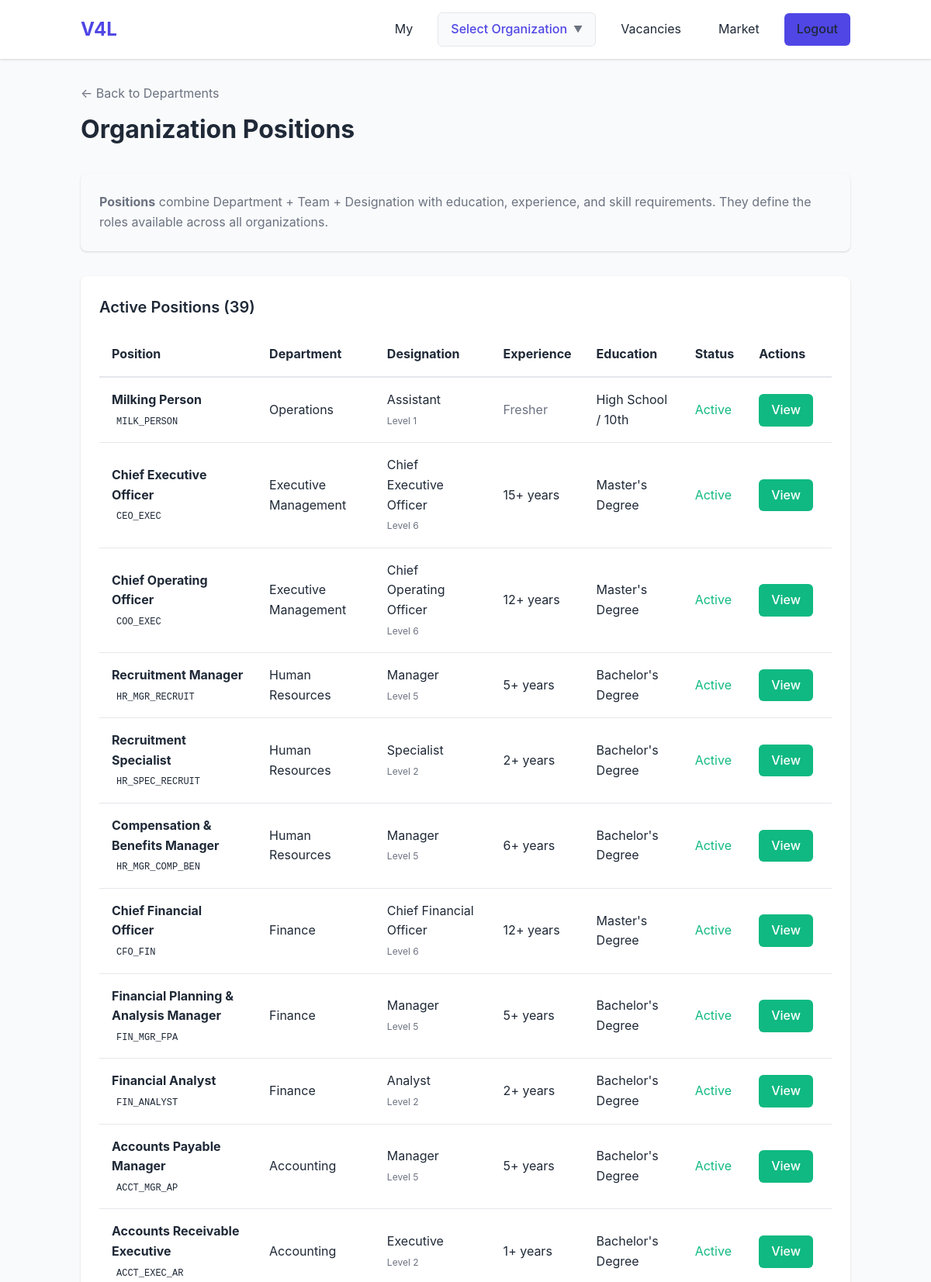
/public/organizations/departments/human_resource/positions/index.php (signed in, upper part), run on the app's committed database.
### tables this page shows
CREATE TABLE organization_positions (
    id TEXT PRIMARY KEY,
    name TEXT NOT NULL,                              -- Position name (e.g., "Senior Software Engineer")
    code TEXT NOT NULL UNIQUE,                       -- Unique code (e.g., "SR_SWE")
    description TEXT,                                -- Position description

    -- Foreign keys: Department + Team + Designation
    organization_department_id TEXT NOT NULL,        -- Required: Department
    organization_department_team_id TEXT,            -- Optional: Team within department
    organization_designation_id TEXT NOT NULL,       -- Required: Designation level

    -- Education Requirements
    min_education TEXT CHECK(min_education IN ('none', 'high_school', 'higher_secondary', 'diploma', 'bachelors', 'masters', 'doctorate', 'professional')),
    min_education_field TEXT,                        -- Field of study (e.g., "Computer Science")

    -- Experience Requirements
    min_experience_years INTEGER DEFAULT 0,          -- Minimum years of experience

    -- Skills Requirements (stored as JSON or comma-separated)
    skills_required TEXT,                            -- Required skills
    skills_preferred TEXT,                           -- Preferred skills
    certifications_required TEXT,                    -- Required certifications
    certifications_preferred TEXT,                   -- Preferred certifications

    -- Position Details
    employment_type TEXT DEFAULT 'full_time' CHECK(employment_type IN ('full_time', 'part_time', 'contract', 'internship', 'freelance', 'temporary')),
    reports_to_position_id TEXT,                     -- Reporting position (hierarchy)
    headcount INTEGER DEFAULT 1,                     -- Number of positions available
    salary_range_min REAL,                           -- Minimum salary
    salary_range_max REAL,                           -- Maximum salary
    salary_currency TEXT DEFAULT 'INR',              -- Currency code

    -- Status and metadata
    is_active INTEGER DEFAULT 1,
    sort_order INTEGER DEFAULT 0,

    -- Default audit fields
    created_by TEXT NOT NULL,
    created_at TEXT NOT NULL,
    updated_by TEXT,
    updated_at TEXT,
    deleted_by TEXT,
    deleted_at TEXT,

    FOREIGN KEY (organization_department_id) REFERENCES organization_departments(id),
    FOREIGN KEY (organization_department_team_id) REFERENCES organization_department_teams(id),
    FOREIGN KEY (organization_designation_id) REFERENCES organization_designations(id),
    FOREIGN KEY (reports_to_position_id) REFERENCES organization_positions(id),
    FOREIGN KEY (created_by) REFERENCES users(id),
    FOREIGN KEY (updated_by) REFERENCES users(id),
    FOREIGN KEY (deleted_by) REFERENCES users(id)
);

CREATE TABLE organization_departments (
    id TEXT PRIMARY KEY,
    name TEXT NOT NULL,
    code TEXT UNIQUE NOT NULL,
    description TEXT,
    parent_department_id TEXT,
    organization_id TEXT,
    is_active INTEGER DEFAULT 1,
    sort_order INTEGER DEFAULT 0,
    created_by TEXT,
    created_at TEXT DEFAULT CURRENT_TIMESTAMP,
    updated_by TEXT,
    updated_at TEXT,
    deleted_by TEXT,
    deleted_at TEXT,
    FOREIGN KEY (organization_id) REFERENCES organizations(id) ON DELETE CASCADE,
    FOREIGN KEY (parent_department_id) REFERENCES organization_departments(id) ON DELETE SET NULL,
    FOREIGN KEY (created_by) REFERENCES users(id) ON DELETE SET NULL
);

CREATE TABLE organization_designations (
    id INTEGER PRIMARY KEY AUTOINCREMENT,
    name TEXT NOT NULL,
    code TEXT NOT NULL UNIQUE,
    description TEXT,
    level INTEGER,
    organization_id INTEGER,
    organization_department_id INTEGER,
    is_active INTEGER DEFAULT 1,
    sort_order INTEGER DEFAULT 0,
    created_by TEXT NOT NULL,
    created_at DATETIME DEFAULT CURRENT_TIMESTAMP,
    updated_by TEXT,
    updated_at DATETIME,
    deleted_by TEXT,
    deleted_at DATETIME,
    FOREIGN KEY (organization_id) REFERENCES organizations(id),
    FOREIGN KEY (organization_department_id) REFERENCES organization_departments(id)
);

### src/classes/OrganizationPositionRepository.php (called while the page is built, shortened)
<?php
class OrganizationPositionRepository {
    private $db;
    private $tableName = 'organization_positions';
    public function __construct() {
        $this->db = Database::getInstance();
    }
    public function findAllWithRelations($limit = 100, $offset = 0) {
        $pdo = $this->db->getPdo();
        $stmt = $pdo->prepare("
            SELECT p.*,
                   d.name as department_name,
                   t.name as team_name,
                   des.name as designation_name,
                   des.level as designation_level
            FROM {$this->tableName} p
            LEFT JOIN organization_departments d ON p.organization_department_id = d.id
            LEFT JOIN organization_department_teams t ON p.organization_department_team_id = t.id
            LEFT JOIN organization_designations des ON p.organization_designation_id = des.id
            WHERE p.deleted_at IS NULL
            ORDER BY p.sort_order ASC, p.name ASC
            LIMIT ? OFFSET ?
        ");
        $stmt->execute([$limit, $offset]);
        return $stmt->fetchAll();
    }
}

### src/includes/autoload.php (called while the page is built, shortened)
<?php
spl_autoload_register(function ($class) {
    $prefix = 'App\\';
    $base_dir = __DIR__ . '/../';
    $len = strlen($prefix);
    $relative_class = substr($class, $len);
    $file = $base_dir . str_replace('\\', '/', $relative_class) . '.php';
});

### src/classes/OrganizationPosition.php (called while the page is built, shortened)
<?php
class OrganizationPosition {
    public static function getEducationLevels() {
        return [
            'none' => 'No Formal Education',
            'high_school' => 'High School / 10th',
            'higher_secondary' => 'Higher Secondary / 12th',
            'diploma' => 'Diploma',
            'bachelors' => "Bachelor's Degree",
            'masters' => "Master's Degree",
            'doctorate' => 'Doctorate / PhD',
            'professional' => 'Professional Degree (MD, JD, etc.)'
        ];
    }
}

### public/organizations/departments/human_resource/positions/index.php (the view, shortened to what this page needs)
<?php
require_once __DIR__ . '/../../../../../src/includes/autoload.php';
$auth = new Auth();
$auth->requireAuth();
$user = $auth->getCurrentUser();
$positionRepo = new OrganizationPositionRepository();
$positionsData = $positionRepo->findAllWithRelations();
$isSuperAdmin = $positionRepo->isSuperAdmin($user->getEmail());
include __DIR__ . '/../../../../../views/header.php';
?>
<div class="py-4">
    <div style="display: flex; justify-content: space-between; align-items: center; margin-bottom: 2rem;">
        <div>
            <a href="/organizations/departments/" class="text-muted" style="text-decoration: none;">&larr; Back to Departments</a>
            <h1 style="margin-top: 0.5rem;">Organization Positions</h1>
        </div>
    </div>
    <div class="card" style="margin-bottom: 2rem; background: var(--bg-light);">
        <p class="text-muted" style="margin: 0;">
            <strong>Positions</strong> combine Department + Team + Designation with education, experience, and skill requirements.
            They define the roles available across all organizations.
        </p>
    </div>
    <div class="card">
        <h2 class="card-title">Active Positions (<?php echo count($positionsData); ?>)</h2>
        <?php if (empty($positionsData)): ?>
            <div style="text-align: center; padding: 3rem 1rem;">
                <p class="text-muted" style="font-size: 1.2rem; margin-bottom: 1rem;">No Positions Yet</p>
                <p class="text-muted" style="margin-bottom: 2rem;">Create position templates that combine department, team, designation with requirements.</p>
                <?php if ($isSuperAdmin): ?>
                    <a href="/organizations/departments/human_resource/positions/form/" class="btn btn-primary">Create Your First Position</a>
                <?php endif; ?>
            </div>
        <?php else: ?>
            <div style="overflow-x: auto;">
                <table style="width: 100%; border-collapse: collapse;">
                    <thead>
                        <tr style="border-bottom: 2px solid var(--border-color); text-align: left;">
                            <th style="padding: 1rem;">Position</th>
                            <th style="padding: 1rem;">Department</th>
                            <th style="padding: 1rem;">Designation</th>
                            <th style="padding: 1rem;">Experience</th>
                            <th style="padding: 1rem;">Education</th>
                            <th style="padding: 1rem;">Status</th>
                            <th style="padding: 1rem;">Actions</th>
                        </tr>
                    </thead>
                    <tbody>
                        <?php foreach ($positionsData as $pos): ?>
                            <tr style="border-bottom: 1px solid var(--border-color);">
                                <td style="padding: 1rem;">
                                    <strong><?php echo htmlspecialchars($pos['name']); ?></strong>
                                    <br>
                                    <code style="background: var(--bg-light); padding: 0.125rem 0.375rem; border-radius: 4px; font-size: 0.75rem;">
                                        <?php echo htmlspecialchars($pos['code']); ?>
                                    </code>
                                </td>
                                <td style="padding: 1rem;">
                                    <?php echo htmlspecialchars($pos['department_name'] ?? '-'); ?>
                                </td>
                                <td style="padding: 1rem;">
                                    <?php echo htmlspecialchars($pos['designation_name'] ?? '-'); ?>
                                    <?php if (!empty($pos['designation_level'])): ?>
                                        <br><span class="text-muted" style="font-size: 0.75rem;">Level <?php echo $pos['designation_level']; ?></span>
                                    <?php endif; ?>
                                </td>
                                <td style="padding: 1rem;">
                                    <?php if ($pos['min_experience_years']): ?>
                                        <?php echo $pos['min_experience_years']; ?>+ years
                                    <?php else: ?>
                                        <span class="text-muted">Fresher</span>
                                    <?php endif; ?>
                                </td>
                                <td style="padding: 1rem;">
                                    <?php
                                    $educationLevels = \App\Classes\OrganizationPosition::getEducationLevels();
                                    echo htmlspecialchars($educationLevels[$pos['min_education']] ?? $pos['min_education'] ?? '-');
                                    ?>
                                </td>
                                <td style="padding: 1rem;">
                                    <?php if ($pos['is_active']): ?>
                                        <span style="color: var(--secondary-color);">Active</span>
                                    <?php else: ?>
                                        <span style="color: var(--text-light);">Inactive</span>
                                    <?php endif; ?>
                                </td>
                                <td style="padding: 1rem; white-space: nowrap;">
                                    <a href="/organizations/departments/human_resource/positions/view/?id=<?php echo $pos['id']; ?>" class="btn btn-secondary" style="padding: 0.5rem 1rem; margin-right: 0.5rem;">View</a>
                                </td>
                            </tr>
                        <?php endforeach; ?>
                    </tbody>
                </table>
            </div>
        <?php endif; ?>
    </div>
</div>
<?php include __DIR__ . '/../../../../../views/footer.php'; ?>

### public/css/style.css (style rules this page uses)
* { margin: 0; padding: 0; box-sizing: border-box; }
:root { --primary-color: #4F46E5; --primary-dark: #4338CA; --secondary-color: #10B981; --danger-color: #EF4444; --warning-color: #F59E0B; --text-color: #1F2937; --text-light: #6B7280; --bg-color: #F9FAFB; --white: #FFFFFF; --border-color: #E5E7EB; --shadow: 0 1px 3px 0 rgba(0, 0, 0, 0.1), 0 1px 2px 0 rgba(0, 0, 0, 0.06); --shadow-md: 0 4px 6px -1px rgba(0, 0, 0, 0.1), 0 2px 4px -1px rgba(0, 0, 0, 0.06); --shadow-lg: 0 10px 15px -3px rgba(0, 0, 0, 0.1), 0 4px 6px -2px rgba(0, 0, 0, 0.05); }
body { font-family: -apple-system, BlinkMacSystemFont, 'Segoe UI', Roboto, 'Helvetica Neue', Arial, sans-serif; color: var(--text-color); background-color: var(--bg-color); line-height: 1.6; font-size: 16px; }
.btn { display: inline-block; padding: 0.75rem 1.5rem; border: none; border-radius: 0.375rem; font-size: 1rem; font-weight: 500; text-align: center; cursor: pointer; transition: all 0.2s; text-decoration: none; }
.btn-secondary { background-color: var(--secondary-color); color: var(--white); }
.card { background-color: var(--white); border-radius: 0.5rem; box-shadow: var(--shadow); padding: 1.5rem; margin-bottom: 1.5rem; }
.card-title { font-size: 1.25rem; font-weight: 600; margin-bottom: 1rem; }
.py-4 { padding-top: 2rem; padding-bottom: 2rem; }
.text-muted { color: var(--text-light); }

### data on the page
organization_positions: name "Milking Person", code "MILK_PERSON", organization_department.name "Operations", organization_designation.name "Assistant", organization_designation.level "1", min_experience_years "Fresher", min_education "High School / 10th", is_active "Active"
organization_positions: name "Chief Executive Officer", code "CEO_EXEC", organization_department.name "Executive Management", organization_designation.name "Chief Executive Officer", organization_designation.level "6", min_experience_years "15", min_education "Master's Degree", is_active "Active"
organization_positions: name "Chief Operating Officer", code "COO_EXEC", organization_department.name "Executive Management", organization_designation.name "Chief Operating Officer", organization_designation.level "6", min_experience_years "12", min_education "Master's Degree", is_active "Active"
organization_positions: name "Recruitment Manager", code "HR_MGR_RECRUIT", organization_department.name "Human Resources", organization_designation.name "Manager", organization_designation.level "5", min_experience_years "5", min_education "Bachelor's Degree", is_active "Active"
organization_positions: name "Recruitment Specialist", code "HR_SPEC_RECRUIT", organization_department.name "Human Resources", organization_designation.name "Specialist", organization_designation.level "2", min_experience_years "2", min_education "Bachelor's Degree", is_active "Active"
organization_positions: name "Compensation & Benefits Manager", code "HR_MGR_COMP_BEN", organization_department.name "Human Resources", organization_designation.name "Manager", organization_designation.level "5", min_experience_years "6", min_education "Bachelor's Degree", is_active "Active"
organization_positions: name "Chief Financial Officer", code "CFO_FIN", organization_department.name "Finance", organization_designation.name "Chief Financial Officer", organization_designation.level "6", min_experience_years "12", min_education "Master's Degree", is_active "Active"
organization_positions: name "Financial Planning & Analysis Manager", code "FIN_MGR_FPA", organization_department.name "Finance", organization_designation.name "Manager", organization_designation.level "5", min_experience_years "5", min_education "Bachelor's Degree", is_active "Active"
organization_positions: name "Financial Analyst", code "FIN_ANALYST", organization_department.name "Finance", organization_designation.name "Analyst", organization_designation.level "2", min_experience_years "2", min_education "Bachelor's Degree", is_active "Active"
organization_positions: name "Accounts Payable Manager", code "ACCT_MGR_AP", organization_department.name "Accounting", organization_designation.name "Manager", organization_designation.level "5", min_experience_years "5", min_education "Bachelor's Degree", is_active "Active"
organization_positions: name "Accounts Receivable Executive", code "ACCT_EXEC_AR", organization_department.name "Accounting", organization_designation.name "Executive", organization_designation.level "2", min_experience_years "1", min_education "Bachelor's Degree", is_active "Active"

### other printed values
count($positionsData) "39"
